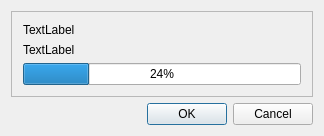
<?xml version="1.0" encoding="UTF-8"?>
<ui version="4.0">
 <class>QTimerConfirmDialog</class>
 <widget class="QDialog" name="QTimerConfirmDialog">
  <property name="geometry">
   <rect>
    <x>0</x>
    <y>0</y>
    <width>324</width>
    <height>132</height>
   </rect>
  </property>
  <property name="windowTitle">
   <string>QTimerConfirmDialog</string>
  </property>
  <layout class="QVBoxLayout" name="verticalLayout">
   <item>
    <widget class="QFrame" name="frame">
     <property name="frameShape">
      <enum>QFrame::StyledPanel</enum>
     </property>
     <property name="frameShadow">
      <enum>QFrame::Raised</enum>
     </property>
     <layout class="QVBoxLayout" name="verticalLayout_2">
      <item>
       <widget class="QLabel" name="captionLabel">
        <property name="text">
         <string>TextLabel</string>
        </property>
       </widget>
      </item>
      <item>
       <widget class="QLabel" name="timerLabel">
        <property name="text">
         <string>TextLabel</string>
        </property>
       </widget>
      </item>
      <item>
       <widget class="QProgressBar" name="timerProgressBar">
        <property name="value">
         <number>24</number>
        </property>
       </widget>
      </item>
     </layout>
    </widget>
   </item>
   <item>
    <widget class="QDialogButtonBox" name="buttonBox">
     <property name="standardButtons">
      <set>QDialogButtonBox::Cancel|QDialogButtonBox::Ok</set>
     </property>
    </widget>
   </item>
  </layout>
 </widget>
 <layoutdefault spacing="6" margin="11"/>
 <resources/>
 <connections/>
</ui>
